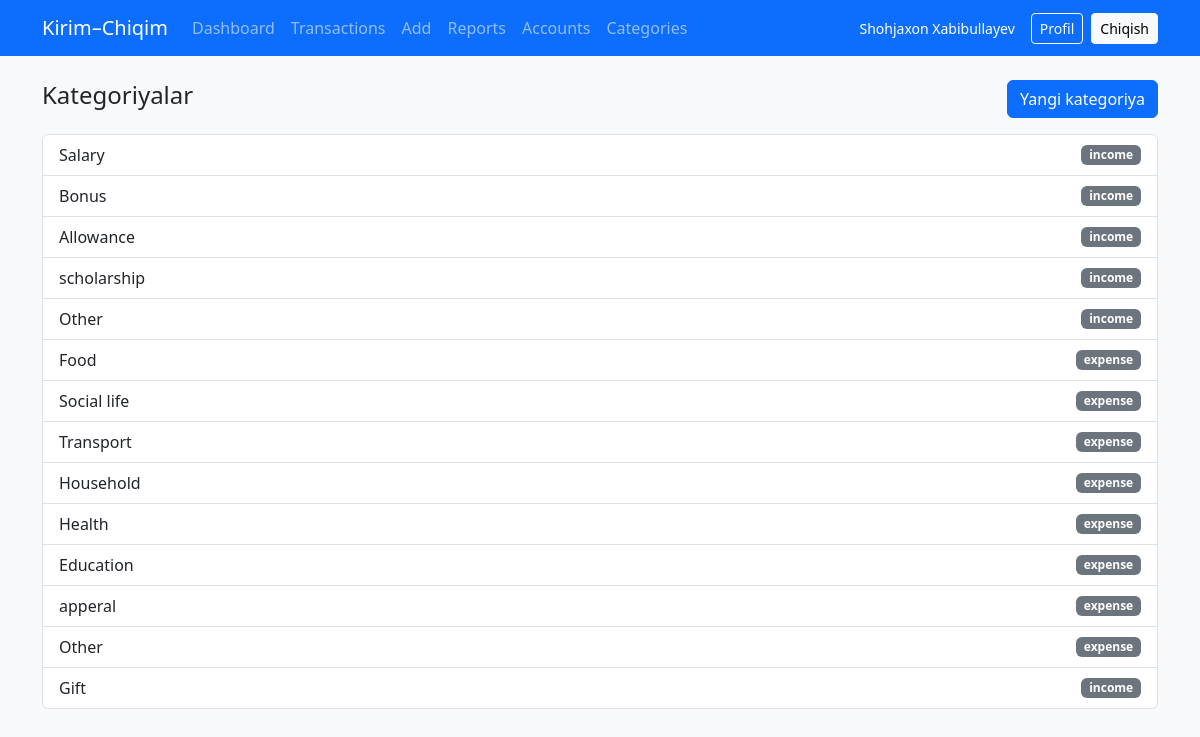
The page /categories/ (signed in) on the database its author committed.
### accounts/models.py (models this page shows, shortened)
class CustomUser(AbstractUser):
    email = models.EmailField(unique=True)
    phone = models.CharField(max_length=15, unique=True, null=True, blank=True)
    USERNAME_FIELD = 'email'
    REQUIRED_FIELDS = ['username', 'phone', 'first_name', 'last_name']

### transactions/models.py (models this page shows, shortened)
class Category(models.Model):
    INCOME = "income"
    EXPENSE = "expense"
    TYPE_CHOICES = [(INCOME, "Income"), (EXPENSE, "Expense")]
    user = models.ForeignKey(User, on_delete=models.CASCADE, related_name="categories")
    name = models.CharField(max_length=100)
    type = models.CharField(max_length=10, choices=TYPE_CHOICES)
    icon = models.CharField(max_length=50, null=True, blank=True)

### transactions/views.py (the view)
# urls.py: path("categories/", categories, name="categories"),
@login_required
def categories(request):
    cats = Category.objects.filter(user=request.user)
    return render(request, "transactions/categories.html", {"categories": cats})

### templates/transactions/categories.html (shortened to what this page needs)
{% extends 'base.html' %}
{% block content %}
<div class="d-flex justify-content-between align-items-center mb-3">
  <h4>Kategoriyalar</h4>
  <button class="btn btn-primary" data-bs-toggle="modal" data-bs-target="#addCategoryModal">Yangi kategoriya</button>
</div>
<ul class="list-group">
  {% for c in categories %}
    <li class="list-group-item d-flex justify-content-between align-items-center">
      {{ c.name }} <span class="badge bg-secondary">{{ c.type }}</span>
    </li>
  {% empty %}
    <li class="list-group-item">Kategoriya yo'q</li>
  {% endfor %}
</ul>
{% endblock %}

### templates/base.html (shortened to what this page needs)
<!DOCTYPE html>
<html lang="uz">
<head>
  <link href="https://cdn.jsdelivr.net/npm/bootstrap@5.3.2/dist/css/bootstrap.min.css" rel="stylesheet">
</head>
<body>
  <nav class="navbar navbar-expand-lg navbar-dark bg-primary">
    <div class="container">
      <a class="navbar-brand" href="{% url 'transactions:dashboard' %}">Kirim–Chiqim</a>
      <div class="collapse navbar-collapse" id="navMain">
        <ul class="navbar-nav me-auto mb-2 mb-lg-0">
          <li class="nav-item"><a class="nav-link" href="{% url 'transactions:dashboard' %}">Dashboard</a></li>
          <li class="nav-item"><a class="nav-link" href="{% url 'transactions:transaction_list' %}">Transactions</a></li>
          <li class="nav-item"><a class="nav-link" href="{% url 'transactions:transaction_create' %}">Add</a></li>
          <li class="nav-item"><a class="nav-link" href="{% url 'transactions:reports' %}">Reports</a></li>
          <li class="nav-item"><a class="nav-link" href="{% url 'transactions:accounts' %}">Accounts</a></li>
          <li class="nav-item"><a class="nav-link" href="{% url 'transactions:categories' %}">Categories</a></li>
        </ul>
        <div class="nav-right">
          {% if user.is_authenticated %}
            <span class="text-white small me-2">{{ user.get_full_name|default:user.email }}</span>
            <a class="btn btn-outline-light btn-sm" href="{% url 'accounts:profile' %}">Profil</a>
            <a class="btn btn-light btn-sm" href="{% url 'accounts:logout' %}">Chiqish</a>
          {% else %}
            <a class="btn btn-outline-light btn-sm" href="{% url 'accounts:login' %}">Kirish</a>
            <a class="btn btn-light btn-sm" href="{% url 'accounts:signup' %}">Ro‘yxatdan o‘tish</a>
          {% endif %}
        </div>
      </div>
    </div>
  </nav>
  <div class="container my-4">
    {% block content %}{% endblock %}
  </div>
</body>
</html>

### templates/base.html (style rules this page uses)
body { background: #f8f9fa; }
.nav-right { display: flex; gap: .5rem; align-items: center; }

### rows shown on the page
CustomUser: get_full_name "Shohjaxon Xabibullayev"
Category: name "Salary", type "income"
Category: name "Bonus", type "income"
Category: name "Allowance", type "income"
Category: name "scholarship", type "income"
Category: name "Other", type "income"
Category: name "Food", type "expense"
Category: name "Social life", type "expense"
Category: name "Transport", type "expense"
Category: name "Household", type "expense"
Category: name "Health", type "expense"
Category: name "Education", type "expense"
Category: name "apperal", type "expense"
Category: name "Other", type "expense"
Category: name "Gift", type "income"
